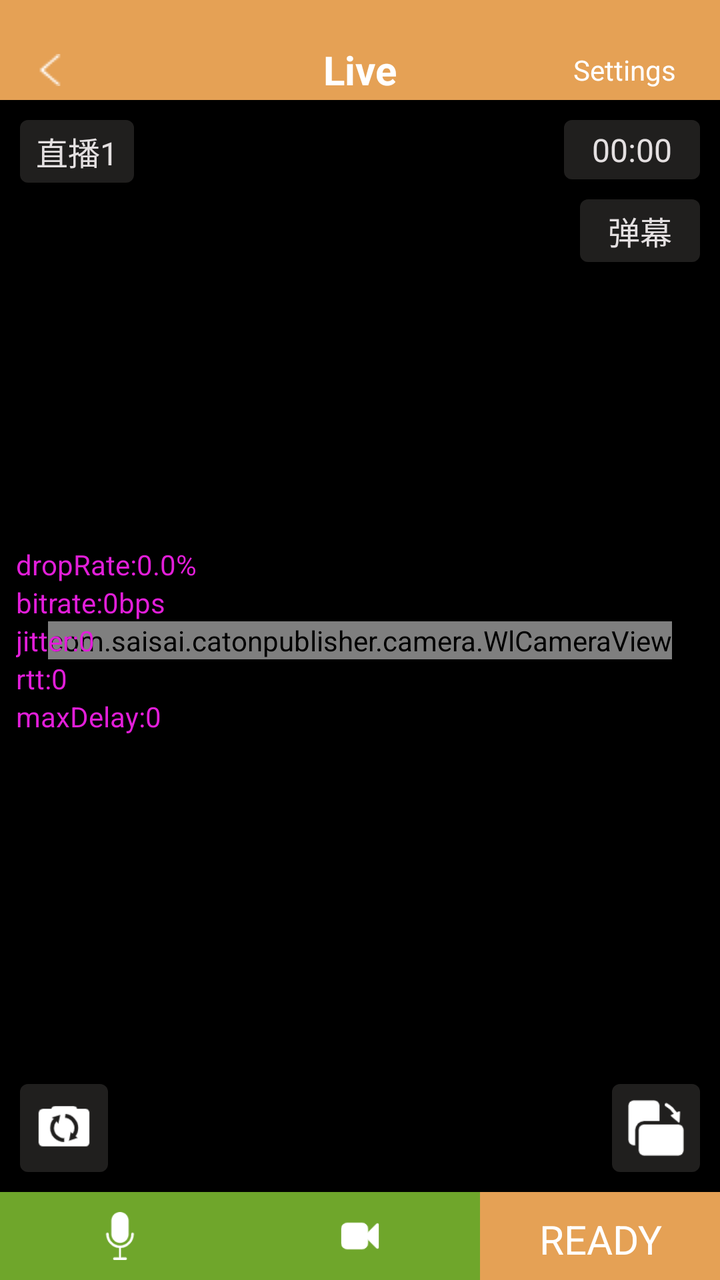
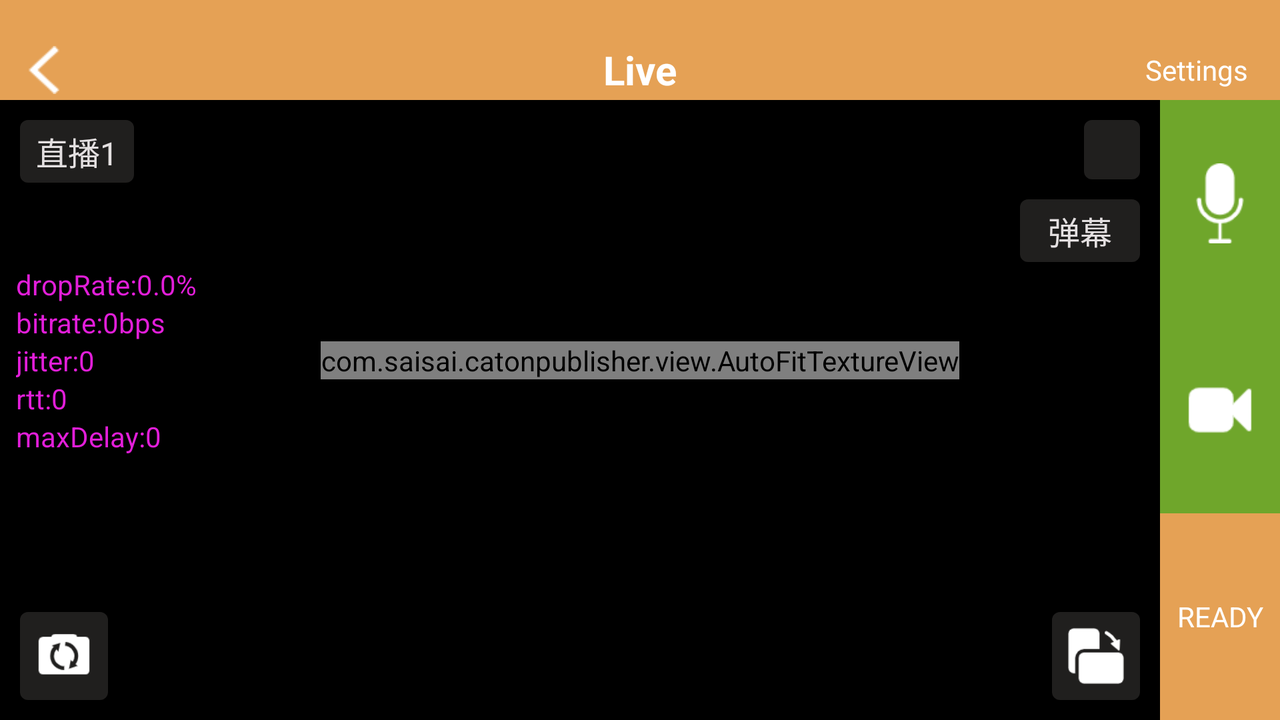

First picture: res/layout/ on a phone held upright. Second picture: the repository's own variant of that layout, on a device whose configuration matches the variant's folder. Source for both follows.
<!-- AndroidManifest.xml: application theme AppTheme -->
<!-- res/layout/activity_camera2.xml -->
<?xml version="1.0" encoding="utf-8"?>
<android.support.constraint.ConstraintLayout xmlns:android="http://schemas.android.com/apk/res/android"
    xmlns:tools="http://schemas.android.com/tools"
    android:layout_width="match_parent"
    android:layout_height="match_parent"
    android:id="@+id/root"
    xmlns:app="http://schemas.android.com/apk/res-auto"
    android:background="#000000"
    tools:context=".activity.Camera2Activity">

    <com.saisai.catonpublisher.camera.WlCameraView
        android:id="@+id/previewSurface"
        android:layout_gravity="center"
        app:layout_constraintTop_toTopOf="parent"
        app:layout_constraintBottom_toBottomOf="parent"
        app:layout_constraintLeft_toLeftOf="parent"
        app:layout_constraintRight_toRightOf="parent"
        android:layout_width="wrap_content"
        android:layout_height="wrap_content" />
    <View
        android:id="@+id/view_black"
        app:layout_constraintTop_toTopOf="parent"
        app:layout_constraintBottom_toBottomOf="parent"
        app:layout_constraintLeft_toLeftOf="parent"
        app:layout_constraintRight_toRightOf="parent"
        android:background="#000000"
        android:visibility="gone"
        android:layout_width="match_parent"
        android:layout_height="match_parent"
        />
    <android.support.constraint.ConstraintLayout
        android:id="@+id/ll_control_layout"
        android:layout_width="match_parent"
        android:layout_height="match_parent">
        <View
            android:id="@+id/place_view"
            app:layout_constraintLeft_toLeftOf="parent"
            app:layout_constraintRight_toLeftOf="@id/ll_land_control_container"
            app:layout_constraintTop_toTopOf="parent"
            android:background="@color/select_text_color"
            android:layout_width="0dp"
            android:layout_height="20dp"/>
        <RelativeLayout
            app:layout_constraintLeft_toLeftOf="parent"
            app:layout_constraintRight_toLeftOf="@id/ll_land_control_container"
            app:layout_constraintTop_toBottomOf="@id/place_view"
            android:background="@color/select_text_color"
            android:id="@+id/rl_title"
            android:layout_width="0dp"
            android:layout_height="30dp">
            <FrameLayout
                android:id="@+id/iv_back"
                android:layout_marginStart="10dp"
                android:layout_width="30dp"
                android:layout_height="30dp">
                <ImageView
                    android:id="@+id/iv_back_icon"
                    android:layout_gravity="center"
                    android:background="@drawable/iv_back_selector"
                    android:layout_width="16dp"
                    android:layout_height="16dp"
                    tools:ignore="ContentDescription" />
            </FrameLayout>
            <TextView
                android:id="@+id/tv_title"
                android:layout_centerInParent="true"
                android:textColor="@color/white"
                android:text="@string/live_title"
                android:textStyle="bold"
                android:textSize="20sp"
                android:layout_width="wrap_content"
                android:layout_height="wrap_content"/>

            <TextView
                android:id="@+id/tv_setting"
                android:layout_alignParentEnd="true"
                android:layout_centerVertical="true"
                android:text="@string/live_setting"
                android:paddingLeft="6dp"
                android:paddingRight="6dp"
                android:paddingTop="2dp"
                android:paddingBottom="2dp"
                android:layout_marginEnd="16dp"
                android:textSize="14sp"
                android:textColor="@drawable/text_selector"
                android:layout_width="wrap_content"
                android:layout_height="wrap_content"
                tools:ignore="RelativeOverlap" />
        </RelativeLayout>
        <LinearLayout
            android:id="@+id/layout_debug"
            android:orientation="vertical"
            app:layout_constraintLeft_toLeftOf="parent"
            app:layout_constraintTop_toTopOf="parent"
            app:layout_constraintBottom_toBottomOf="parent"
            android:padding="8dp"
            android:layout_width="wrap_content"
            android:layout_height="wrap_content">
            <TextView
                android:id="@+id/tv_droprate"
                android:textColor="#e21ed9"
                android:text="dropRate:0.0%"
                android:layout_width="wrap_content"
                android:layout_height="wrap_content" />
            <TextView
                android:id="@+id/tv_bitrate"
                android:textColor="#e21ed9"
                android:text="bitrate:0bps"
                android:layout_width="wrap_content"
                android:layout_height="wrap_content" />
            <TextView
                android:id="@+id/tv_jitter"
                android:textColor="#e21ed9"
                android:text="jitter:0"
                android:layout_width="wrap_content"
                android:layout_height="wrap_content" />
            <TextView
                android:id="@+id/tv_rtt"
                android:textColor="#e21ed9"
                android:text="rtt:0"
                android:layout_width="wrap_content"
                android:layout_height="wrap_content" />
            <TextView
                android:id="@+id/tv_maxdelay"
                android:textColor="#e21ed9"
                android:text="maxDelay:0"
                android:layout_width="wrap_content"
                android:layout_height="wrap_content" />
        </LinearLayout>
        <TextView
            android:id="@+id/tv_live_title"
            app:layout_constraintLeft_toLeftOf="parent"
            app:layout_constraintTop_toBottomOf="@id/rl_title"
            android:paddingTop="4dp"
            android:paddingBottom="4dp"
            android:paddingLeft="8dp"
            android:paddingRight="8dp"
            android:background="@drawable/live_text_back_shape_raidus"
            tools:text="直播1"
            android:layout_marginTop="10dp"
            android:layout_marginStart="10dp"
            android:textColor="@color/live_danmu_text_color"
            android:textSize="16sp"
            android:layout_width="wrap_content"
            android:layout_height="wrap_content"/>
        <Chronometer
            android:id="@+id/tv_time"
            app:layout_constraintRight_toLeftOf="@id/ll_land_control_container"
            app:layout_constraintTop_toBottomOf="@id/rl_title"
            android:paddingTop="4dp"
            android:paddingBottom="4dp"
            android:paddingLeft="14dp"
            android:paddingRight="14dp"
            android:format="%s"
            android:background="@drawable/live_text_back_shape_raidus"
            android:layout_marginTop="10dp"
            android:layout_marginEnd="10dp"
            android:textColor="@color/live_danmu_text_color"
            android:textSize="16sp"
            android:layout_width="wrap_content"
            android:layout_height="wrap_content"/>
        <TextView
            android:id="@+id/tv_danmu"
            app:layout_constraintRight_toLeftOf="@id/ll_land_control_container"
            app:layout_constraintTop_toBottomOf="@id/tv_time"
            android:paddingTop="4dp"
            android:paddingBottom="4dp"
            android:paddingLeft="14dp"
            android:paddingRight="14dp"
            android:background="@drawable/live_text_back_shape_raidus"
            tools:text="弹幕"
            android:layout_marginTop="10dp"
            android:layout_marginEnd="10dp"
            android:textColor="@color/live_danmu_text_color"
            android:textSize="16sp"
            android:layout_width="wrap_content"
            android:layout_height="wrap_content"/>
        <ImageView
            android:id="@+id/trans_camera"
            android:layout_width="44dp"
            android:layout_height="44dp"
            app:layout_constraintLeft_toLeftOf="parent"
            android:layout_marginStart="10dp"
            android:layout_marginBottom="10dp"
            android:src="@drawable/trans_camera"
            android:padding="8dp"
            app:layout_constraintBottom_toTopOf="@id/ll_control_container"
            android:background="@drawable/live_text_back_shape_raidus"
            tools:ignore="ContentDescription" />
        <ImageView
            android:id="@+id/ib_switch"
            android:layout_width="44dp"
            android:layout_height="44dp"
            app:layout_constraintRight_toLeftOf="@id/ll_land_control_container"
            android:layout_marginEnd="10dp"
            android:layout_marginBottom="10dp"
            android:src="@drawable/trans_screen"
            android:padding="8dp"
            app:layout_constraintBottom_toTopOf="@id/ll_control_container"
            android:background="@drawable/live_text_back_shape_raidus"
            tools:ignore="ContentDescription" />
        <LinearLayout
            android:id="@+id/ll_control_container"
            app:layout_constraintBottom_toBottomOf="parent"
            app:layout_constraintLeft_toLeftOf="parent"
            app:layout_constraintRight_toRightOf="parent"
            android:orientation="horizontal"
            android:layout_width="match_parent"
            android:layout_height="44dp">
            <ImageView
                android:id="@+id/iv_image_audio"
                android:layout_width="0dp"
                android:layout_height="match_parent"
                android:background="@color/live_image_button_back_color"
                android:src="@drawable/audio_image"
                android:paddingTop="10dp"
                android:paddingBottom="10dp"
                android:layout_weight="1"
                tools:ignore="ContentDescription" />
            <ImageView
                android:id="@+id/iv_image_video"
                android:layout_width="0dp"
                android:layout_height="match_parent"
                android:background="@color/live_image_button_back_color"
                android:src="@drawable/video_image"
                android:paddingTop="10dp"
                android:paddingBottom="10dp"
                android:layout_weight="1"
                tools:ignore="ContentDescription" />
            <TextView
                android:id="@+id/btn_start"
                android:layout_width="0dp"
                android:layout_height="match_parent"
                android:background="@color/select_text_color"
                android:textSize="20sp"
                android:textColor="#ffffff"
                android:gravity="center"
                android:text="@string/live_ready"
                android:paddingTop="10dp"
                android:paddingBottom="10dp"
                android:layout_weight="1"
                tools:ignore="ContentDescription" />
        </LinearLayout>

        <LinearLayout
            android:id="@+id/ll_land_control_container"
            android:visibility="gone"
            app:layout_constraintTop_toTopOf="parent"
            app:layout_constraintBottom_toBottomOf="parent"
            app:layout_constraintRight_toRightOf="parent"
            android:orientation="vertical"
            android:layout_width="60dp"
            android:layout_height="0dp">
            <FrameLayout
                android:layout_width="match_parent"
                android:layout_height="0dp"
                android:background="@color/live_image_button_back_color"
                android:layout_weight="1">
                <ImageView
                    android:id="@+id/iv_land_image_audio"
                    android:layout_width="match_parent"
                    android:layout_height="match_parent"
                    android:layout_marginTop="10dp"
                    android:layout_marginBottom="10dp"
                    android:layout_marginLeft="10dp"
                    android:layout_marginRight="10dp"
                    android:layout_gravity="center"
                    android:src="@drawable/audio_image"
                    tools:ignore="ContentDescription" />
            </FrameLayout>


            <FrameLayout
                android:layout_width="match_parent"
                android:layout_height="0dp"
                android:background="@color/live_image_button_back_color"
                android:layout_weight="1">
                <ImageView
                    android:id="@+id/iv_land_image_video"
                    android:layout_width="match_parent"
                    android:layout_height="match_parent"
                    android:src="@drawable/video_image"
                    android:layout_marginTop="10dp"
                    android:layout_marginBottom="10dp"
                    android:layout_marginLeft="10dp"
                    android:layout_marginRight="10dp"
                    tools:ignore="ContentDescription" />
            </FrameLayout>

            <FrameLayout
                android:layout_width="match_parent"
                android:layout_height="0dp"
                android:background="@color/select_text_color"
                android:layout_weight="1">
                <TextView
                    android:id="@+id/btn_land_start"
                    android:layout_width="match_parent"
                    android:layout_height="match_parent"
                    android:textSize="14sp"
                    android:textColor="#ffffff"
                    android:gravity="center"
                    android:text="@string/live_ready"
                    android:paddingTop="10dp"
                    android:paddingBottom="10dp"
                    tools:ignore="ContentDescription" />
            </FrameLayout>

        </LinearLayout>
    </android.support.constraint.ConstraintLayout>
    <TextView
        android:id="@+id/count_text"
        android:layout_width="350dp"
        android:layout_height="350dp"
        app:layout_constraintLeft_toLeftOf="parent"
        app:layout_constraintRight_toRightOf="parent"
        app:layout_constraintTop_toTopOf="parent"
        app:layout_constraintBottom_toBottomOf="parent"
        android:background="@drawable/count_down_text_shape"
        android:gravity="center"
        tools:text="9"
        android:textColor="@color/white"
        android:textSize="200sp"
        android:visibility="gone"
        />


</android.support.constraint.ConstraintLayout>
<!-- resources referenced by this layout -->
<resources>
  <color name="live_danmu_text_color">#E4E0E1</color>
  <color name="live_image_button_back_color">#6FA62B</color>
  <color name="select_text_color">#E5A155</color>
  <color name="white">#ffffff</color>
  <!-- drawable audio_image: png bitmap (drawable, 1278 bytes) -->
  <!-- drawable count_down_text_shape (drawable) -->
  <?xml version="1.0" encoding="UTF-8"?>
  <shape xmlns:android="http://schemas.android.com/apk/res/android"
      android:shape="oval">
      <solid android:color="#66ffffff" />
      <padding
          android:top="1dp"
          android:left="2dp"
          android:right="2dp"
          android:bottom="1dp"/>
      <size
          android:width="200dp"
          android:height="200dp" />
  </shape>
  <!-- drawable iv_back_selector (drawable) -->
  <?xml version="1.0" encoding="utf-8"?>
  <selector xmlns:android="http://schemas.android.com/apk/res/android">
      <item android:state_enabled="true" android:drawable="@drawable/iv_enable_back"/>
      <item android:state_enabled="false" android:drawable="@drawable/iv_back_disable"/>
  
      
      <item android:drawable="@drawable/iv_enable_back"/>
  </selector>
  <!-- drawable live_text_back_shape_raidus (drawable) -->
  <?xml version="1.0" encoding="utf-8"?>
  <shape xmlns:android="http://schemas.android.com/apk/res/android"
      android:shape="rectangle">
  
      
      <corners android:radius="4dp" />
      <solid android:color="@color/select_text_back_color"/>
  
  </shape>
  <!-- drawable text_selector (drawable) -->
  <?xml version="1.0" encoding="utf-8"?>
  <selector xmlns:android="http://schemas.android.com/apk/res/android">
      <item android:state_enabled="true" android:color="@color/white"/>
      <item android:state_enabled="false" android:color="@color/select_text_setting_back_grey_color"/>
  
      
      <item android:color="@color/white"/>
  </selector>
  <!-- drawable trans_camera: png bitmap (drawable, 1418 bytes) -->
  <!-- drawable trans_screen: png bitmap (drawable, 1042 bytes) -->
  <!-- drawable video_image: png bitmap (drawable, 569 bytes) -->
  <string name="live_ready">READY</string>
  <string name="live_setting">Settings</string>
  <string name="live_title">Live</string>
  <style name="AppTheme" parent="Theme.AppCompat.Light.NoActionBar">
          
          <item name="colorPrimary">@color/select_text_color</item>
          <item name="colorPrimaryDark">@color/select_text_color</item>
          <item name="colorAccent">@color/select_text_color</item>
      </style>
  <!-- drawable iv_enable_back: png bitmap (drawable, 279 bytes) -->
  <!-- drawable iv_back_disable: png bitmap (drawable, 326 bytes) -->
  <color name="select_text_back_color">#201F1E</color>
  <color name="select_text_setting_back_grey_color">#C1C1C1</color>
</resources>
<!-- res/layout-land/activity_camera2.xml (the repository's variant of the layout above) -->
<!-- drawn on the phone turned sideways -->
<?xml version="1.0" encoding="utf-8"?>
<android.support.constraint.ConstraintLayout xmlns:android="http://schemas.android.com/apk/res/android"
    xmlns:tools="http://schemas.android.com/tools"
    android:layout_width="match_parent"
    android:layout_height="match_parent"
    xmlns:app="http://schemas.android.com/apk/res-auto"
    android:background="#000000"
    tools:context=".activity.Camera2Activity">

    <com.saisai.catonpublisher.view.AutoFitTextureView
        android:id="@+id/previewSurface"
        android:layout_gravity="center"
        app:layout_constraintTop_toTopOf="parent"
        app:layout_constraintBottom_toBottomOf="parent"
        app:layout_constraintLeft_toLeftOf="parent"
        app:layout_constraintRight_toRightOf="parent"
        android:layout_width="wrap_content"
        android:layout_height="wrap_content" />

    <View
        android:id="@+id/place_view"
        app:layout_constraintLeft_toLeftOf="parent"
        app:layout_constraintRight_toRightOf="parent"
        app:layout_constraintTop_toTopOf="parent"
        android:background="@color/select_text_color"
        android:layout_width="match_parent"
        android:layout_height="20dp"/>
    <RelativeLayout
        app:layout_constraintLeft_toLeftOf="parent"
        app:layout_constraintRight_toRightOf="parent"
        app:layout_constraintTop_toBottomOf="@id/place_view"
        android:background="@color/select_text_color"
        android:id="@+id/rl_title"
        android:layout_width="match_parent"
        android:layout_height="30dp">
        <ImageView
            android:id="@+id/iv_back"
            android:background="@drawable/left_back2"
            android:layout_centerVertical="true"
            android:layout_width="24dp"
            android:layout_height="24dp"
            android:layout_marginStart="10dp"
            tools:ignore="ContentDescription" />
        <TextView
            android:id="@+id/tv_title"
            android:layout_centerInParent="true"
            android:textColor="@color/white"
            android:text="@string/live_title"
            android:textStyle="bold"
            android:textSize="20sp"
            android:layout_width="wrap_content"
            android:layout_height="wrap_content"/>

        <TextView
            android:id="@+id/tv_setting"
            android:layout_alignParentEnd="true"
            android:layout_centerVertical="true"
            android:text="@string/live_setting"
            android:layout_marginEnd="16dp"
            android:textSize="14sp"
            android:textColor="@color/white"
            android:layout_width="wrap_content"
            android:layout_height="wrap_content"
            tools:ignore="RelativeOverlap" />
    </RelativeLayout>
    <LinearLayout
        android:id="@+id/layout_debug"
        android:orientation="vertical"
        app:layout_constraintLeft_toLeftOf="parent"
        app:layout_constraintTop_toTopOf="parent"
        app:layout_constraintBottom_toBottomOf="parent"
        android:padding="8dp"
        android:layout_width="wrap_content"
        android:layout_height="wrap_content">
        <TextView
            android:id="@+id/tv_droprate"
            android:textColor="#e21ed9"
            android:text="dropRate:0.0%"
            android:layout_width="wrap_content"
            android:layout_height="wrap_content" />
        <TextView
            android:id="@+id/tv_bitrate"
            android:textColor="#e21ed9"
            android:text="bitrate:0bps"
            android:layout_width="wrap_content"
            android:layout_height="wrap_content" />
        <TextView
            android:id="@+id/tv_jitter"
            android:textColor="#e21ed9"
            android:text="jitter:0"
            android:layout_width="wrap_content"
            android:layout_height="wrap_content" />
        <TextView
            android:id="@+id/tv_rtt"
            android:textColor="#e21ed9"
            android:text="rtt:0"
            android:layout_width="wrap_content"
            android:layout_height="wrap_content" />
        <TextView
            android:id="@+id/tv_maxdelay"
            android:textColor="#e21ed9"
            android:text="maxDelay:0"
            android:layout_width="wrap_content"
            android:layout_height="wrap_content" />
    </LinearLayout>
    <TextView
        android:id="@+id/tv_live_title"
        app:layout_constraintLeft_toLeftOf="parent"
        app:layout_constraintTop_toBottomOf="@id/rl_title"
        android:paddingTop="4dp"
        android:paddingBottom="4dp"
        android:paddingLeft="8dp"
        android:paddingRight="8dp"
        android:background="@drawable/live_text_back_shape_raidus"
        tools:text="直播1"
        android:layout_marginTop="10dp"
        android:layout_marginStart="10dp"
        android:textColor="@color/live_danmu_text_color"
        android:textSize="16sp"
        android:layout_width="wrap_content"
        android:layout_height="wrap_content"/>

    <TextView
        android:id="@+id/tv_time"
        app:layout_constraintRight_toLeftOf="@id/ll_control_container"
        app:layout_constraintTop_toBottomOf="@id/rl_title"
        android:paddingTop="4dp"
        android:paddingBottom="4dp"
        android:paddingLeft="14dp"
        android:paddingRight="14dp"
        android:format="%s"
        android:background="@drawable/live_text_back_shape_raidus"
        android:layout_marginTop="10dp"
        android:layout_marginEnd="10dp"
        android:textColor="@color/live_danmu_text_color"
        android:textSize="16sp"
        android:layout_width="wrap_content"
        android:layout_height="wrap_content"/>

    <TextView
        android:id="@+id/tv_danmu"
        app:layout_constraintRight_toLeftOf="@id/ll_control_container"
        app:layout_constraintTop_toBottomOf="@id/tv_time"
        android:paddingTop="4dp"
        android:paddingBottom="4dp"
        android:paddingLeft="14dp"
        android:paddingRight="14dp"
        android:background="@drawable/live_text_back_shape_raidus"
        tools:text="弹幕"
        android:layout_marginTop="10dp"
        android:layout_marginEnd="10dp"
        android:textColor="@color/live_danmu_text_color"
        android:textSize="16sp"
        android:layout_width="wrap_content"
        android:layout_height="wrap_content"/>

    <ImageView
        android:id="@+id/trans_camera"
        android:layout_width="44dp"
        android:layout_height="44dp"
        app:layout_constraintLeft_toLeftOf="parent"
        app:layout_constraintBottom_toBottomOf="parent"
        android:layout_marginStart="10dp"
        android:layout_marginBottom="10dp"
        android:src="@drawable/trans_camera"
        android:padding="8dp"
        android:background="@drawable/live_text_back_shape_raidus"
        tools:ignore="ContentDescription" />

    <ImageView
        android:id="@+id/ib_switch"
        android:layout_width="44dp"
        android:layout_height="44dp"
        app:layout_constraintRight_toLeftOf="@id/ll_control_container"
        app:layout_constraintBottom_toBottomOf="parent"
        android:layout_marginEnd="10dp"
        android:layout_marginBottom="10dp"
        android:src="@drawable/trans_screen"
        android:padding="8dp"
        android:background="@drawable/live_text_back_shape_raidus"
        tools:ignore="ContentDescription" />
    <LinearLayout
        android:id="@+id/ll_control_container"
        app:layout_constraintTop_toBottomOf="@id/rl_title"
        app:layout_constraintBottom_toBottomOf="parent"
        app:layout_constraintRight_toRightOf="parent"
        android:orientation="vertical"
        android:layout_width="60dp"
        android:layout_height="0dp">
        <FrameLayout
            android:layout_width="match_parent"
            android:layout_height="0dp"
            android:background="@color/live_image_button_back_color"
            android:layout_weight="1">
            <ImageView
                android:id="@+id/iv_image_audio"
                android:layout_width="match_parent"
                android:layout_height="match_parent"
                android:layout_marginTop="10dp"
                android:layout_marginBottom="10dp"
                android:layout_marginLeft="10dp"
                android:layout_marginRight="10dp"
                android:layout_gravity="center"
                android:src="@drawable/audio_image"
                tools:ignore="ContentDescription" />
        </FrameLayout>


        <FrameLayout
            android:layout_width="match_parent"
            android:layout_height="0dp"
            android:background="@color/live_image_button_back_color"
            android:layout_weight="1">
            <ImageView
                android:id="@+id/iv_image_video"
                android:layout_width="match_parent"
                android:layout_height="match_parent"
                android:src="@drawable/video_image"
                android:layout_marginTop="10dp"
                android:layout_marginBottom="10dp"
                android:layout_marginLeft="10dp"
                android:layout_marginRight="10dp"
                tools:ignore="ContentDescription" />
        </FrameLayout>

        <FrameLayout
            android:layout_width="match_parent"
            android:layout_height="0dp"
            android:background="@color/select_text_color"
            android:layout_weight="1">
            <TextView
                android:id="@+id/btn_start"
                android:layout_width="match_parent"
                android:layout_height="match_parent"
                android:textSize="14sp"
                android:textColor="#ffffff"
                android:gravity="center"
                android:text="@string/live_ready"
                android:paddingTop="10dp"
                android:paddingBottom="10dp"
                tools:ignore="ContentDescription" />
        </FrameLayout>

    </LinearLayout>

    <TextView
        android:id="@+id/count_text"
        android:layout_width="350dp"
        android:layout_height="350dp"
        app:layout_constraintLeft_toLeftOf="parent"
        app:layout_constraintRight_toRightOf="parent"
        app:layout_constraintTop_toTopOf="parent"
        app:layout_constraintBottom_toBottomOf="parent"
        android:background="@drawable/count_down_text_shape"
        android:gravity="center"
        tools:text="9"
        android:textColor="@color/white"
        android:textSize="200sp"
        android:visibility="gone"
        />

</android.support.constraint.ConstraintLayout>
<!-- resources referenced by the variant -->
<!-- as the phone turned sideways resolves them -->
<resources>
  <color name="live_danmu_text_color">#E4E0E1</color>
  <color name="live_image_button_back_color">#6FA62B</color>
  <color name="select_text_color">#E5A155</color>
  <color name="white">#ffffff</color>
  <!-- drawable audio_image: png bitmap (drawable, 1278 bytes) -->
  <!-- drawable count_down_text_shape (drawable) -->
  <?xml version="1.0" encoding="UTF-8"?>
  <shape xmlns:android="http://schemas.android.com/apk/res/android"
      android:shape="oval">
      <solid android:color="#66ffffff" />
      <padding
          android:top="1dp"
          android:left="2dp"
          android:right="2dp"
          android:bottom="1dp"/>
      <size
          android:width="200dp"
          android:height="200dp" />
  </shape>
  <!-- drawable left_back2: png bitmap (drawable, 621 bytes) -->
  <!-- drawable live_text_back_shape_raidus (drawable) -->
  <?xml version="1.0" encoding="utf-8"?>
  <shape xmlns:android="http://schemas.android.com/apk/res/android"
      android:shape="rectangle">
  
      
      <corners android:radius="4dp" />
      <solid android:color="@color/select_text_back_color"/>
  
  </shape>
  <!-- drawable trans_camera: png bitmap (drawable, 1418 bytes) -->
  <!-- drawable trans_screen: png bitmap (drawable, 1042 bytes) -->
  <!-- drawable video_image: png bitmap (drawable, 569 bytes) -->
  <string name="live_ready">READY</string>
  <string name="live_setting">Settings</string>
  <string name="live_title">Live</string>
  <style name="AppTheme" parent="Theme.AppCompat.Light.NoActionBar">
          
          <item name="colorPrimary">@color/select_text_color</item>
          <item name="colorPrimaryDark">@color/select_text_color</item>
          <item name="colorAccent">@color/select_text_color</item>
      </style>
  <color name="select_text_back_color">#201F1E</color>
</resources>
